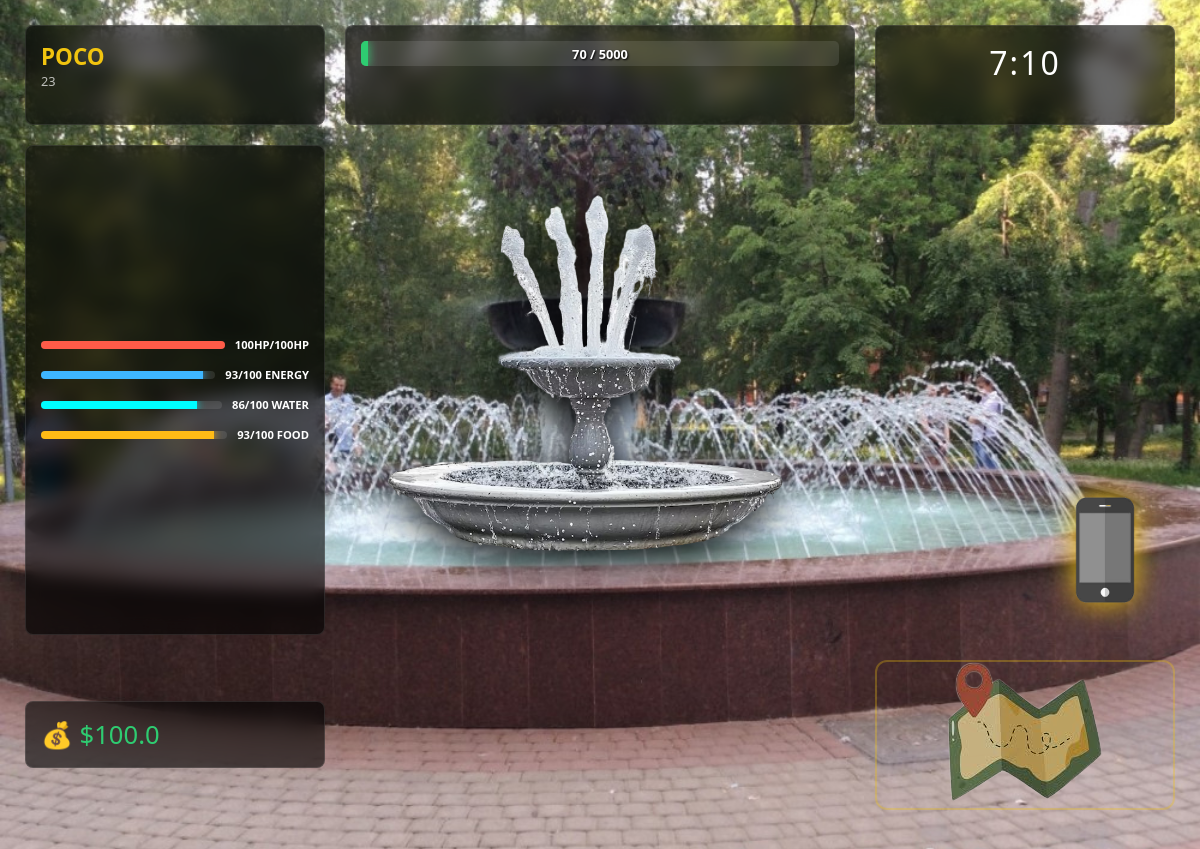
The app's page /park (signed in), older data.
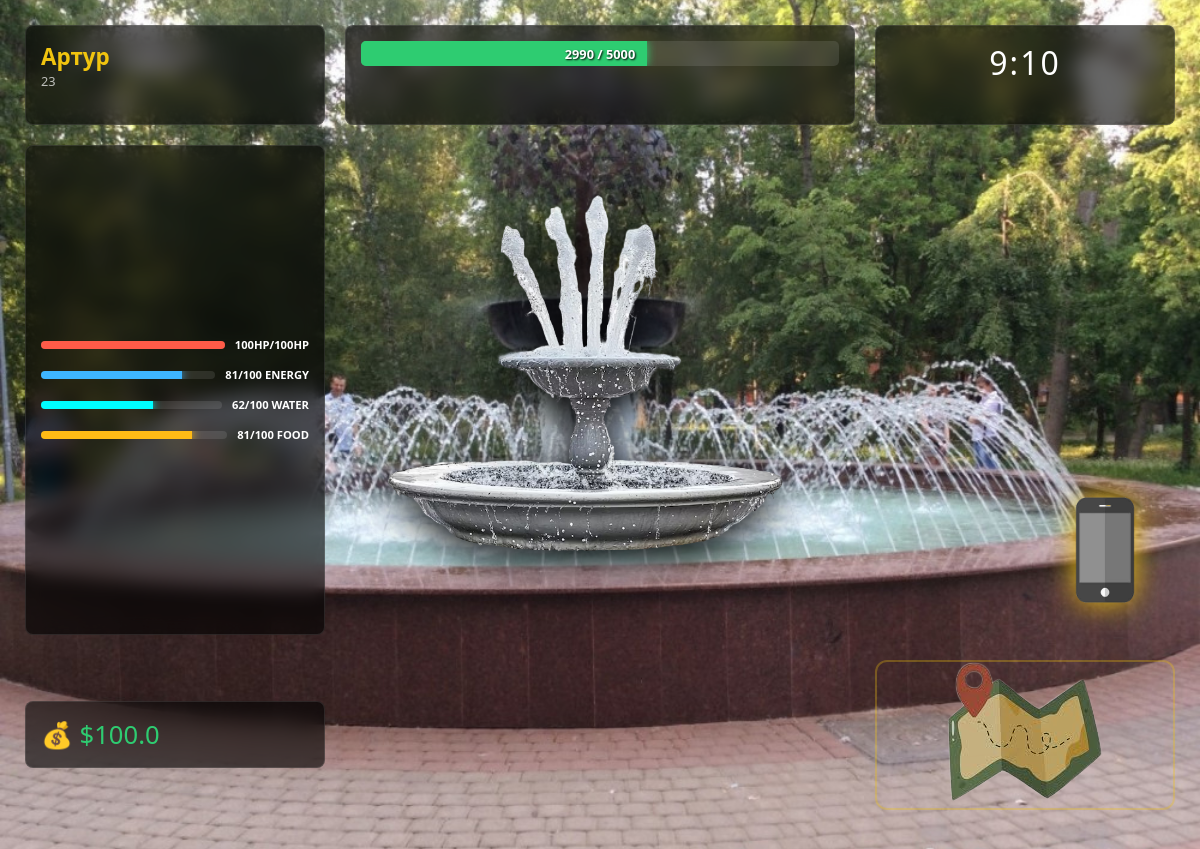
The same page, newer data.
### models.py (models this page shows)
class BaseModel(Model):
    class Meta:
        database = db

class Player(BaseModel):
    avatar = ForeignKeyField(Avatars, backref="players")
    login = CharField(unique=True)
    password = CharField()
    hp = IntegerField(default=100)
    energy = IntegerField(default=100)
    max_hp = IntegerField(default=100)
    max_energy = IntegerField(default=100)
    charisma = IntegerField(default=0)
    charisma_bonus = IntegerField(default=0)
    money = FloatField(default=0)
    glory = IntegerField(default=0)
    xp = IntegerField(default=0)
    xp_bonus = FloatField(default=1)
    age = IntegerField()
    name = CharField()
    location = ForeignKeyField(Locations, backref="players")
    job = ForeignKeyField(Jobs, backref="players", null=True)
    satiety = IntegerField(default=100)
    max_satiety = IntegerField(default=100)
    hydration = IntegerField(default=100)
    max_hydration = IntegerField(default=100)
    time = IntegerField(default=0)
    days = IntegerField(default=0)

### main.py (the view)
@app.route("/park")
def park():
    if session.get("is_auth") != True:
        return redirect("/")
    player = Player.get_or_none(login=session["login"])
    player.location=3
    player.job = None
    player.save()
    hours = player.time // 60
    minutes = player.time % 60
    return render_template("park.html", player=player, hours=hours, minutes=minutes)

### templates/park.html (shortened to what this page needs)
<!doctype html>
<html lang="ru">
  <head>
    <link rel="stylesheet" href="../static/css/park.css" />
  </head>
  <body>
    <div class="parent">
      <div class="NameAgeDiv">
        <div class="NameDiv">{{player.name}}</div>
        <div class="AgeDiv">{{player.age}}</div>
      </div>
      <div class="XP-NextLvl">
        <div class="xp-bar">
          <div id="xp-fill" class="AvailableEx"></div>
          <div class="xp-text">
            <span id="current-xp">{{player.xp}}</span> / <span id="max-xp">5000</span>
          </div>
        </div>
      </div>
      <div class="TimeDiv">
        <span class="HourDiv">{{hours}}</span>:<span class="MinuteDiv">{{minutes}}</span>
      </div>
      <div class="TrailerDiv">
        <div class="trailer-img">
          <img src="../static/img/location-img/park_img.png" alt="Trailer" id="click"/>
        </div>
      </div>
      <div class="stats">
        <div class="stat-row hp">
          <div class="bar"><div id="hp-fill" class="fill"></div></div>
          <span>{{player.hp}}HP/{{player.max_hp}}HP</span>
        </div>
        <div class="stat-row energy">
          <div class="bar"><div id="energy-fill" class="fill"></div></div>
          <span>{{player.energy}}/{{player.max_energy}} ENERGY</span>
        </div>
        <div class="stat-row hydration">
          <div class="bar"><div id="water-fill" class="fill"></div></div>
          <span>{{player.hydration}}/{{player.max_hydration}} WATER</span>
        </div>
        <div class="stat-row satiety">
          <div class="bar"><div id="food-fill" class="fill"></div></div>
          <span>{{player.satiety}}/{{player.max_satiety}} FOOD</span>
        </div>
      </div>
      <div class="MoneyDiv">
        <div class="wallet-img">💰 ${{player.money}}</div>
      </div>
      <div class="PhoneDiv">
        <div class="phone-content">
          <img src="../static/img/phone.png" alt="Phone" />
        </div>
      </div>
      <label for="map-toggle" class="MapDiv">
        <div class="Map-img">
          <img src="../static/img/карта.png" alt="Map" />
        </div>
      </label>
    </div>
  </body>
</html>

Row changes from the older to the newer data that the page shows:
changed Player: name "POCO" → "Артур"; xp "70" → "2990"; energy "93" → "81"; hydration "86" → "62"; satiety "93" → "81"
Text that changed along with them:
{{ hours }}: "7" → "9"
